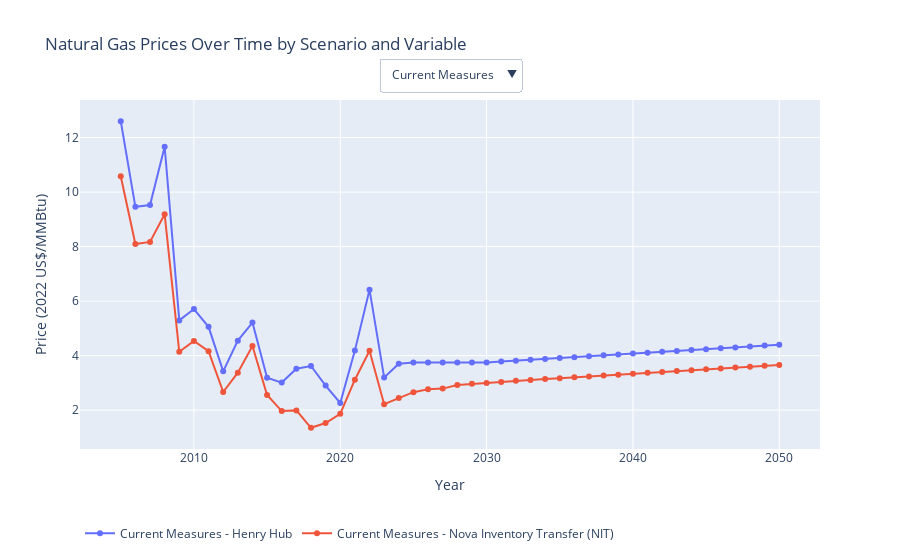

The cell this chart's notebook holds for it:
### Code cell
# strip the 2022 US $/bbl from each of the variable names
oil_prices = benchmark_prices
oil_prices['Variable'] = oil_prices['Variable'].str.split('-').str[0].str.strip()

# filter out prices for Brent, WTI, and WCS
valid_types = ['Brent', 'Western Canadian Select (WCS)', 'West Texas Intermediate (WTI)', 'Canadian Light Sweet (CLS)']
oil_prices = oil_prices[~oil_prices["Variable"].isin(valid_types)]

# show interactive line graph
create_interactive_line_graph(
    df=oil_prices,
    x='Year',
    y='Value',
    title='Natural Gas Prices Over Time by Scenario and Variable',
    xAxisTitle='Year',
    yAxisTitle='Price (2022 US$/MMBtu)'
)
